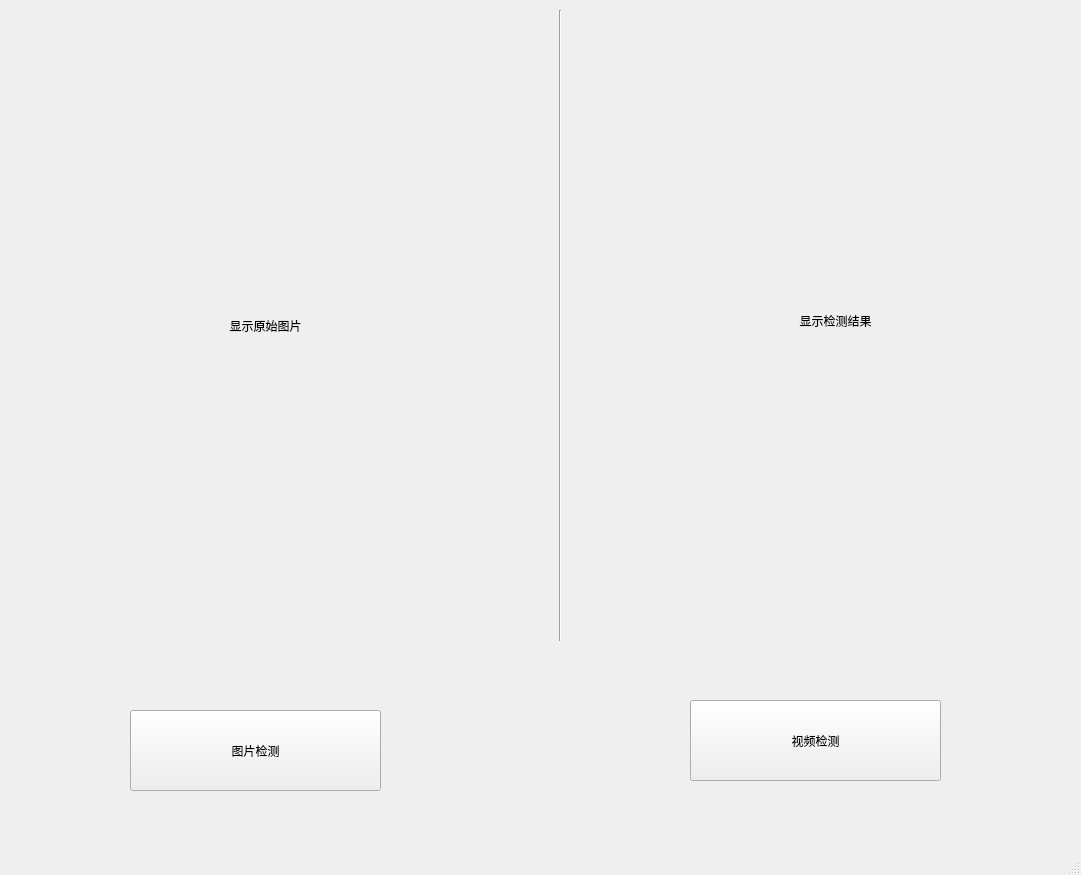
<?xml version="1.0" encoding="UTF-8"?>
<ui version="4.0">
 <class>MainWindow</class>
 <widget class="QMainWindow" name="MainWindow">
  <property name="geometry">
   <rect>
    <x>0</x>
    <y>0</y>
    <width>1081</width>
    <height>875</height>
   </rect>
  </property>
  <property name="windowTitle">
   <string>MainWindow</string>
  </property>
  <widget class="QWidget" name="centralwidget">
   <widget class="QLabel" name="input">
    <property name="geometry">
     <rect>
      <x>30</x>
      <y>10</y>
      <width>471</width>
      <height>631</height>
     </rect>
    </property>
    <property name="text">
     <string>显示原始图片</string>
    </property>
    <property name="scaledContents">
     <bool>true</bool>
    </property>
    <property name="alignment">
     <set>Qt::AlignCenter</set>
    </property>
   </widget>
   <widget class="QLabel" name="output">
    <property name="geometry">
     <rect>
      <x>600</x>
      <y>10</y>
      <width>471</width>
      <height>621</height>
     </rect>
    </property>
    <property name="text">
     <string>显示检测结果</string>
    </property>
    <property name="scaledContents">
     <bool>true</bool>
    </property>
    <property name="alignment">
     <set>Qt::AlignCenter</set>
    </property>
   </widget>
   <widget class="Line" name="line">
    <property name="geometry">
     <rect>
      <x>550</x>
      <y>10</y>
      <width>20</width>
      <height>631</height>
     </rect>
    </property>
    <property name="orientation">
     <enum>Qt::Vertical</enum>
    </property>
   </widget>
   <widget class="QPushButton" name="det_video">
    <property name="geometry">
     <rect>
      <x>690</x>
      <y>700</y>
      <width>251</width>
      <height>81</height>
     </rect>
    </property>
    <property name="text">
     <string>视频检测</string>
    </property>
   </widget>
   <widget class="QPushButton" name="det_img">
    <property name="geometry">
     <rect>
      <x>130</x>
      <y>710</y>
      <width>251</width>
      <height>81</height>
     </rect>
    </property>
    <property name="text">
     <string>图片检测</string>
    </property>
   </widget>
  </widget>
  <widget class="QMenuBar" name="menubar">
   <property name="geometry">
    <rect>
     <x>0</x>
     <y>0</y>
     <width>1081</width>
     <height>29</height>
    </rect>
   </property>
  </widget>
  <widget class="QStatusBar" name="statusbar"/>
 </widget>
 <resources/>
 <connections/>
</ui>
